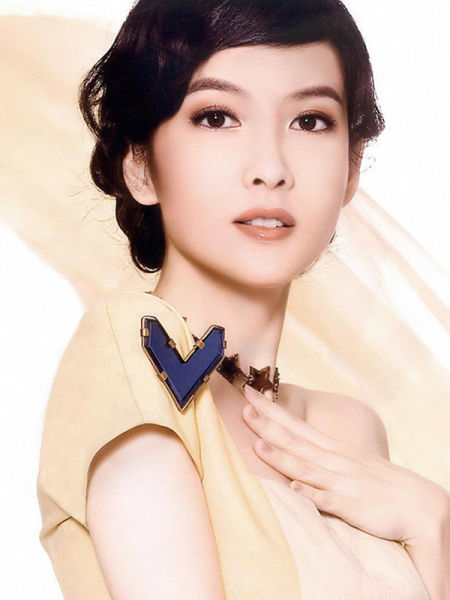
#> input picture image_beautiful/data/1.jpg, 450 x 600 px
$ python sketch.py   (older library calls are emulated)
#> lines starting #> are read from the running program, lines starting #| are printed output that depends on the picture
#> further down, image is the input picture: shape (600, 450, 3); mean B, G, R 183.7, 195.7, 217.3
#!/usr/bin/env python
# -*- coding:utf-8 -*-
# @Time : 2021/1/23 14:05
# @Author : MarxZhao
# @File : sketch.py
# @Software: PyCharm

import cv2
import numpy as np


def edge_filter(image):
    img_tmp = cv2.cvtColor(image, cv2.COLOR_BGR2GRAY)
    img_tmp = cv2.medianBlur(img_tmp, 7)
    img_tmp = cv2.Laplacian(img_tmp, cv2.CV_8U, 5)
    ret, thresh = cv2.threshold(img_tmp, 127, 255, cv2.THRESH_BINARY_INV)

    return thresh

def sketch_style(image):
    h, w, n = image.shape
#> h = 600; w = 450; n = 3
    gray_zero = cv2.cvtColor(image, cv2.COLOR_BGR2GRAY)
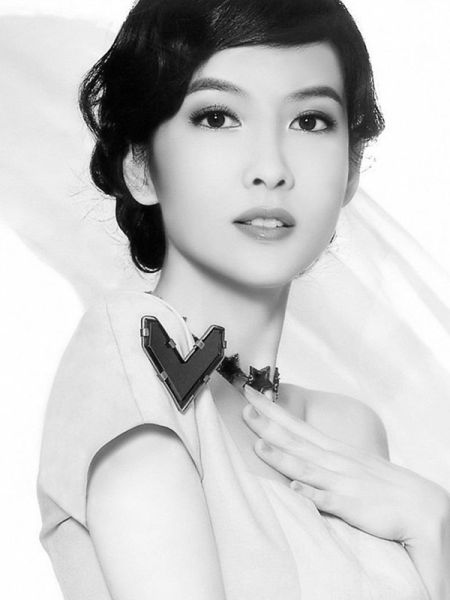
#> gray_zero: shape (600, 450); min 0, max 255, mean 200.8
    img_tmp = np.zeros((h, w), dtype='uint8')
    gray_one = cv2.addWeighted(gray_zero, -1, img_tmp, 0, 255, 0)
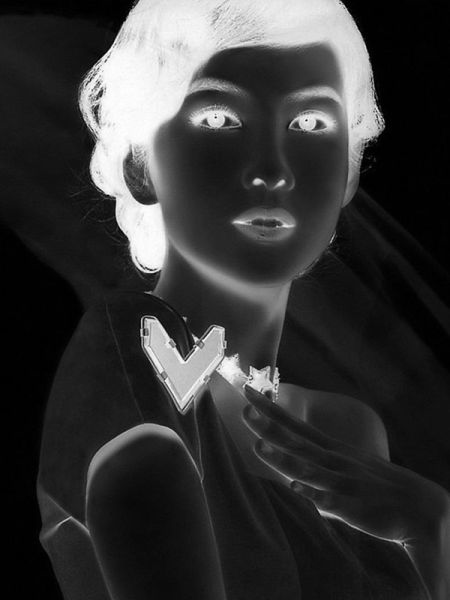
#> gray_one: shape (600, 450); min 0, max 255, mean 54.2

    gray_one = cv2.GaussianBlur(gray_one, (11, 11), 0)
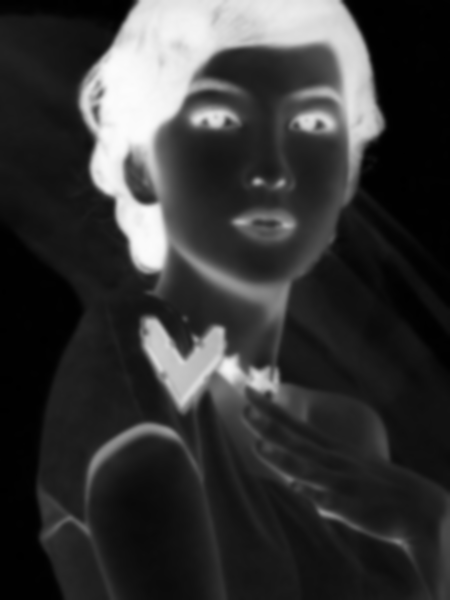
#> gray_one: shape (600, 450); min 0, max 252, mean 54.2
    dst = cv2.addWeighted(gray_zero, 0.5, gray_one, 0.5, 0)
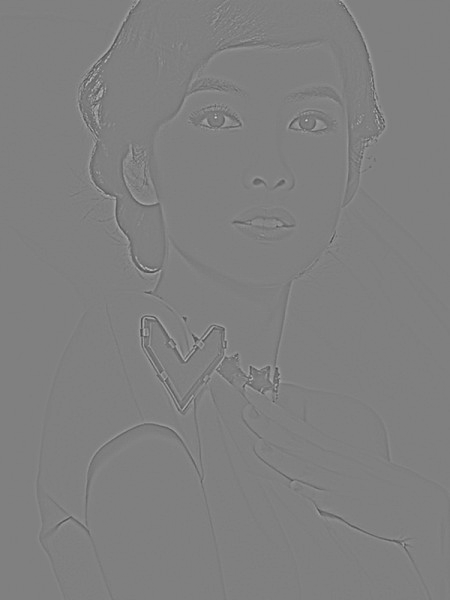
#> dst: shape (600, 450); min 66, max 212, mean 127.6
    return dst

if __name__=="__main__":
    image = cv2.imread('../data/1.jpg')
    image_dst = sketch_style(image)
    cv2.imshow('dst', image_dst)
    cv2.waitKey(0)

$ run again, with image_beautiful/data/2.jpg copied over image_beautiful/data/1.jpg
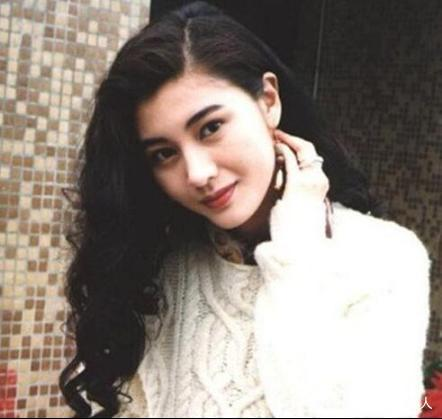
#> input picture image_beautiful/data/2.jpg, 442 x 419 px
#> image is the input picture: shape (419, 442, 3); mean B, G, R 125.2, 132.9, 143.2
#> in sketch_style, `gray_one = cv2.GaussianBlur(gray_one, (11, 11), 0)`:
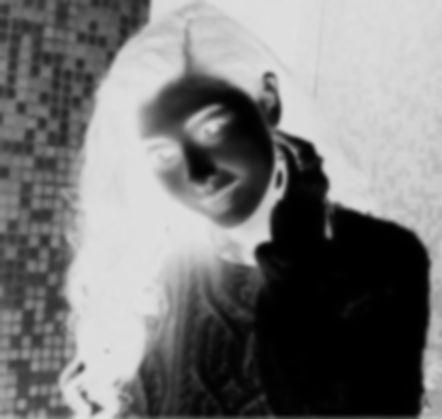
#> gray_one: shape (419, 442); min 0, max 226, mean 119.7
#> in sketch_style, `dst = cv2.addWeighted(gray_zero, 0.5, gray_one, 0.5, 0)`:
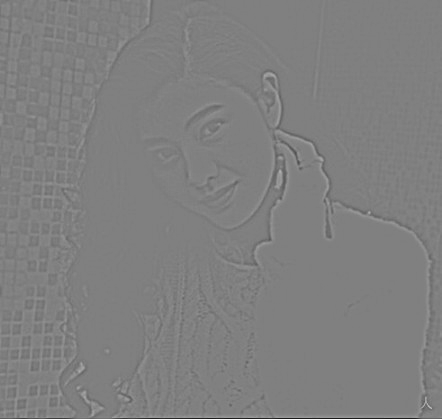
#> dst: shape (419, 442); min 26, max 189, mean 127.5

$ run again, with image_beautiful/data/3.jpg copied over image_beautiful/data/1.jpg
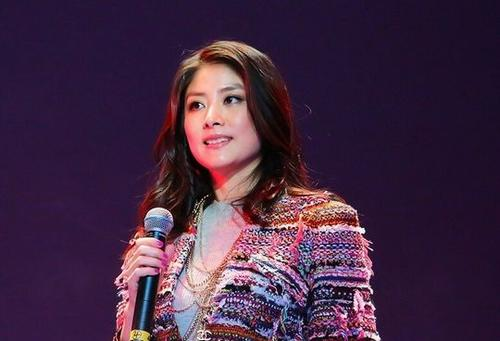
#> input picture image_beautiful/data/3.jpg, 500 x 341 px
#> image is the input picture: shape (341, 500, 3); mean B, G, R 67.2, 41.6, 67.2
#> in sketch_style, `gray_one = cv2.GaussianBlur(gray_one, (11, 11), 0)`:
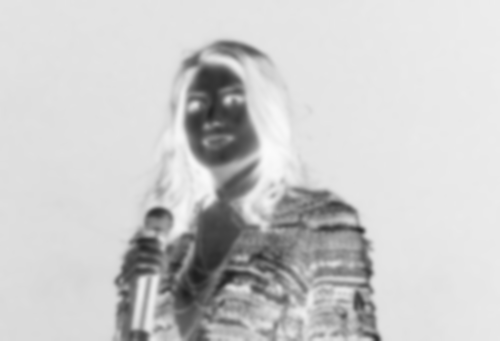
#> gray_one: shape (341, 500); min 30, max 251, mean 202.8
#> in sketch_style, `dst = cv2.addWeighted(gray_zero, 0.5, gray_one, 0.5, 0)`:
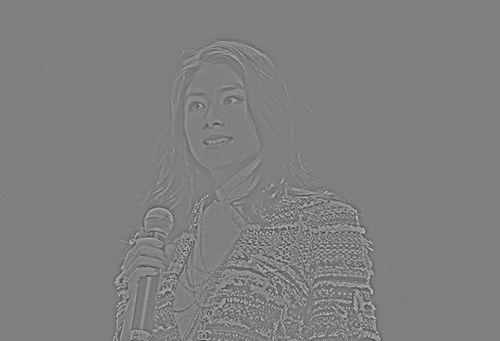
#> dst: shape (341, 500); min 52, max 211, mean 127.7
